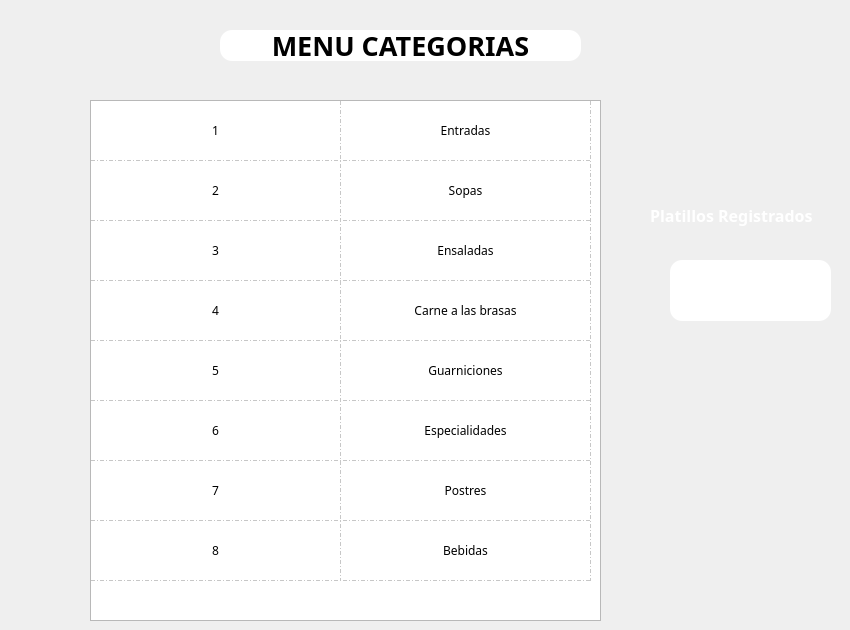
   <widget class="QWidget" name="platillo">
    <property name="styleSheet">
     <string notr="true">#platillo{
	background-color: rgb(255, 178, 21);}</string>
    </property>
    <widget class="QTableWidget" name="categorias_tableWidget">
     <property name="geometry">
      <rect>
       <x>90</x>
       <y>100</y>
       <width>511</width>
       <height>521</height>
      </rect>
     </property>
     <property name="font">
      <font>
       <family>Calisto MT</family>
      </font>
     </property>
     <property name="cursor" stdset="0">
      <cursorShape>PointingHandCursor</cursorShape>
     </property>
     <property name="showGrid">
      <bool>true</bool>
     </property>
     <property name="gridStyle">
      <enum>Qt::DashDotLine</enum>
     </property>
     <property name="sortingEnabled">
      <bool>false</bool>
     </property>
     <property name="wordWrap">
      <bool>false</bool>
     </property>
     <attribute name="horizontalHeaderVisible">
      <bool>false</bool>
     </attribute>
     <attribute name="horizontalHeaderCascadingSectionResizes">
      <bool>true</bool>
     </attribute>
     <attribute name="horizontalHeaderDefaultSectionSize">
      <number>250</number>
     </attribute>
     <attribute name="horizontalHeaderHighlightSections">
      <bool>true</bool>
     </attribute>
     <attribute name="horizontalHeaderMinimumSectionSize">
      <number>39</number>
     </attribute>
     <attribute name="horizontalHeaderShowSortIndicator" stdset="0">
      <bool>false</bool>
     </attribute>
     <attribute name="verticalHeaderVisible">
      <bool>false</bool>
     </attribute>
     <attribute name="verticalHeaderDefaultSectionSize">
      <number>60</number>
     </attribute>
     <attribute name="verticalHeaderHighlightSections">
      <bool>false</bool>
     </attribute>
     <row>
      <property name="text">
       <string extracomment="jj">.</string>
      </property>
     </row>
     <row>
      <property name="text">
       <string>.</string>
      </property>
     </row>
     <row>
      <property name="text">
       <string>.</string>
      </property>
      <property name="background">
       <color>
        <red>255</red>
        <green>170</green>
        <blue>0</blue>
       </color>
      </property>
     </row>
     <row>
      <property name="text">
       <string>.</string>
      </property>
     </row>
     <row>
      <property name="text">
       <string>.</string>
      </property>
     </row>
     <row>
      <property name="text">
       <string>.</string>
      </property>
     </row>
     <row>
      <property name="text">
       <string>.</string>
      </property>
     </row>
     <row>
      <property name="text">
       <string>.</string>
      </property>
     </row>
     <column>
      <property name="text">
       <string>Numero de Categoria</string>
      </property>
      <property name="font">
       <font>
        <family>Calisto MT</family>
        <pointsize>15</pointsize>
        <weight>75</weight>
        <bold>true</bold>
       </font>
      </property>
      <property name="textAlignment">
       <set>AlignCenter</set>
      </property>
      <property name="background">
       <color>
        <red>247</red>
        <green>247</green>
        <blue>247</blue>
       </color>
      </property>
      <property name="foreground">
       <brush brushstyle="SolidPattern">
        <color alpha="255">
         <red>252</red>
         <green>200</green>
         <blue>22</blue>
        </color>
       </brush>
      </property>
     </column>
     <column>
      <property name="text">
       <string>Nombre de Categoria</string>
      </property>
      <property name="font">
       <font>
        <family>Calisto MT</family>
        <pointsize>15</pointsize>
        <weight>75</weight>
        <bold>true</bold>
       </font>
      </property>
      <property name="textAlignment">
       <set>AlignCenter</set>
      </property>
      <property name="background">
       <color>
        <red>247</red>
        <green>247</green>
        <blue>247</blue>
       </color>
      </property>
      <property name="foreground">
       <brush brushstyle="SolidPattern">
        <color alpha="255">
         <red>252</red>
         <green>200</green>
         <blue>22</blue>
        </color>
       </brush>
      </property>
     </column>
     <item row="0" column="0">
      <property name="text">
       <string>1</string>
      </property>
      <property name="textAlignment">
       <set>AlignCenter</set>
      </property>
     </item>
     <item row="0" column="1">
      <property name="text">
       <string>Entradas</string>
      </property>
      <property name="textAlignment">
       <set>AlignCenter</set>
      </property>
      <property name="background">
       <brush brushstyle="NoBrush">
        <color alpha="255">
         <red>0</red>
         <green>0</green>
         <blue>0</blue>
        </color>
       </brush>
      </property>
      <property name="icon">
       <iconset resource="IMG/imags.qrc">
        <normaloff>:/iconos/entradas.png</normaloff>:/iconos/entradas.png</iconset>
      </property>
     </item>
     <item row="1" column="0">
      <property name="text">
       <string>2</string>
      </property>
      <property name="textAlignment">
       <set>AlignCenter</set>
      </property>
     </item>
     <item row="1" column="1">
      <property name="text">
       <string>Sopas</string>
      </property>
      <property name="textAlignment">
       <set>AlignCenter</set>
      </property>
      <property name="icon">
       <iconset resource="IMG/imags.qrc">
        <normaloff>:/iconos/sopa.png</normaloff>:/iconos/sopa.png</iconset>
      </property>
     </item>
     <item row="2" column="0">
      <property name="text">
       <string>3</string>
      </property>
      <property name="textAlignment">
       <set>AlignCenter</set>
      </property>
     </item>
     <item row="2" column="1">
      <property name="text">
       <string>Ensaladas</string>
      </property>
      <property name="textAlignment">
       <set>AlignCenter</set>
      </property>
      <property name="icon">
       <iconset resource="IMG/imags.qrc">
        <normaloff>:/iconos/ensalada.png</normaloff>:/iconos/ensalada.png</iconset>
      </property>
     </item>
     <item row="3" column="0">
      <property name="text">
       <string>4</string>
      </property>
      <property name="textAlignment">
       <set>AlignCenter</set>
      </property>
     </item>
     <item row="3" column="1">
      <property name="text">
       <string>Carne a las brasas</string>
      </property>
      <property name="textAlignment">
       <set>AlignCenter</set>
      </property>
      <property name="icon">
       <iconset resource="IMG/imags.qrc">
        <normaloff>:/iconos/carne.png</normaloff>:/iconos/carne.png</iconset>
      </property>
     </item>
     <item row="4" column="0">
      <property name="text">
       <string>5</string>
      </property>
      <property name="textAlignment">
       <set>AlignCenter</set>
      </property>
     </item>
     <item row="4" column="1">
      <property name="text">
       <string>Guarniciones</string>
      </property>
      <property name="textAlignment">
       <set>AlignCenter</set>
      </property>
      <property name="icon">
       <iconset resource="IMG/imags.qrc">
        <normaloff>:/iconos/entradas.png</normaloff>:/iconos/entradas.png</iconset>
      </property>
     </item>
     <item row="5" column="0">
      <property name="text">
       <string>6</string>
      </property>
      <property name="textAlignment">
       <set>AlignCenter</set>
      </property>
     </item>
     <item row="5" column="1">
      <property name="text">
       <string>Especialidades</string>
      </property>
      <property name="textAlignment">
       <set>AlignCenter</set>
      </property>
      <property name="icon">
       <iconset resource="IMG/imags.qrc">
        <normaloff>:/iconos/especialidad.png</normaloff>:/iconos/especialidad.png</iconset>
      </property>
     </item>
     <item row="6" column="0">
      <property name="text">
       <string>7</string>
      </property>
      <property name="textAlignment">
       <set>AlignCenter</set>
      </property>
     </item>
     <item row="6" column="1">
      <property name="text">
       <string>Postres</string>
      </property>
      <property name="textAlignment">
       <set>AlignCenter</set>
      </property>
      <property name="icon">
       <iconset resource="IMG/imags.qrc">
        <normaloff>:/iconos/postre.png</normaloff>:/iconos/postre.png</iconset>
      </property>
     </item>
     <item row="7" column="0">
      <property name="text">
       <string>8</string>
      </property>
      <property name="textAlignment">
       <set>AlignCenter</set>
      </property>
     </item>
     <item row="7" column="1">
      <property name="text">
       <string>Bebidas</string>
      </property>
      <property name="textAlignment">
       <set>AlignCenter</set>
      </property>
      <property name="icon">
       <iconset resource="IMG/imags.qrc">
        <normaloff>:/iconos/bebida.png</normaloff>:/iconos/bebida.png</iconset>
      </property>
     </item>
    </widget>
    <widget class="QLabel" name="label_23">
     <property name="geometry">
      <rect>
       <x>650</x>
       <y>190</y>
       <width>191</width>
       <height>51</height>
      </rect>
     </property>
     <property name="font">
      <font>
       <family>Calisto MT</family>
       <pointsize>12</pointsize>
       <weight>75</weight>
       <italic>false</italic>
       <bold>true</bold>
      </font>
     </property>
     <property name="styleSheet">
      <string notr="true">color: rgb(255, 255, 255);</string>
     </property>
     <property name="text">
      <string>Platillos Registrados</string>
     </property>
    </widget>
    <widget class="QLabel" name="label_24">
     <property name="geometry">
      <rect>
       <x>220</x>
       <y>30</y>
       <width>361</width>
       <height>31</height>
      </rect>
     </property>
     <property name="font">
      <font>
       <family>Calisto MT</family>
       <pointsize>20</pointsize>
       <weight>75</weight>
       <bold>true</bold>
      </font>
     </property>
     <property name="styleSheet">
      <string notr="true">background-color: rgb(255, 255, 255);
border-radius: 12px;</string>
     </property>
     <property name="text">
      <string>MENU CATEGORIAS</string>
     </property>
     <property name="alignment">
      <set>Qt::AlignCenter</set>
     </property>
    </widget>
    <widget class="QLabel" name="num_platilloslabel">
     <property name="geometry">
      <rect>
       <x>670</x>
       <y>260</y>
       <width>161</width>
       <height>61</height>
      </rect>
     </property>
     <property name="font">
      <font>
       <family>Calisto MT</family>
       <pointsize>20</pointsize>
       <weight>75</weight>
       <bold>true</bold>
      </font>
     </property>
     <property name="styleSheet">
      <string notr="true">background-color: rgb(255, 255, 255);
border-radius: 12px;</string>
     </property>
     <property name="text">
      <string/>
     </property>
     <property name="alignment">
      <set>Qt::AlignCenter</set>
     </property>
    </widget>
   </widget>
